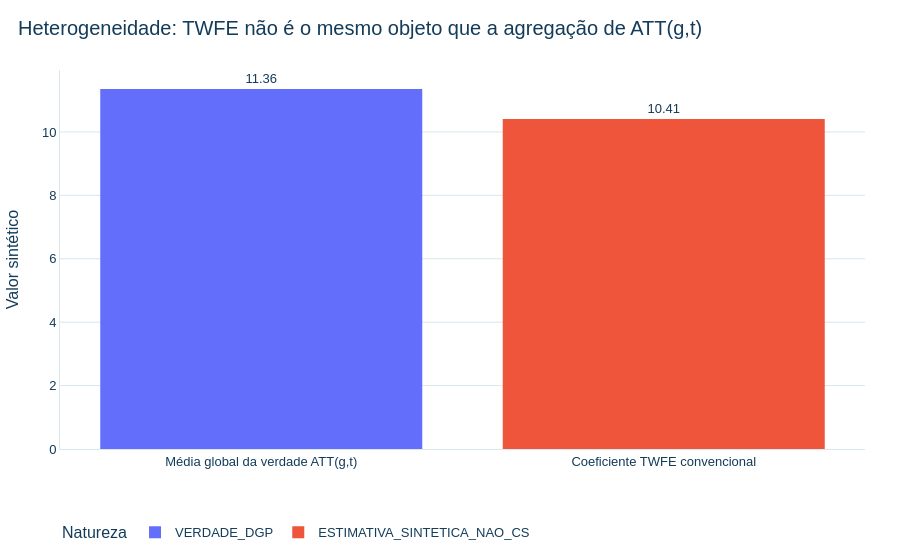

The notebook cell this image was saved under:
### Markdown cell above
## 6. Heterogeneidade e comparação TWFE exclusivamente sintética

### Code cell
heterogeneo = cenarios['HETEROGENEIDADE_FORTE']
twfe = infraestrutura.estimar_twfe_sintetico(heterogeneo.painel)
verdade_global = simulador.agregar_verdade_att(heterogeneo.verdade_att_gt, 'global').iloc[0]['att_verdadeiro_agregado']
comparacao_twfe = pd.DataFrame([
    {'objeto': 'Média global da verdade ATT(g,t)', 'valor': verdade_global, 'natureza': 'VERDADE_DGP'},
    {'objeto': 'Coeficiente TWFE convencional', 'valor': twfe['coeficiente_twfe'], 'natureza': 'ESTIMATIVA_SINTETICA_NAO_CS'},
])
comparacao_twfe.to_csv(OUT_DIAG / 'D19_twfe_sintetico.csv', index=False, encoding='utf-8-sig')
mostrar(comparacao_twfe, 10)
fig = px.bar(comparacao_twfe, x='objeto', y='valor', color='natureza', text='valor', labels={'objeto': '', 'valor': 'Valor sintético', 'natureza': 'Natureza'}, title='Heterogeneidade: TWFE não é o mesmo objeto que a agregação de ATT(g,t)')
fig.update_traces(texttemplate='%{text:.2f}', textposition='outside')
salvar_figura(fig, 'd19_02_twfe_vs_verdade_sintetica')
fig.show()

### Figure 1 — Plotly figure (JSON) as saved in the notebook; plotly's stock layout.template omitted (floating-point values rounded to 4 significant figures)
{"data": [{"hovertemplate": "Natureza=VERDADE_DGP<br>=%{x}<br>Valor sintético=%{text}<extra></extra>", "legendgroup": "VERDADE_DGP", "marker": {"color": "#636efa", "pattern": {"shape": ""}}, "name": "VERDADE_DGP", "orientation": "v", "showlegend": true, "text": [11.36], "textposition": "outside", "texttemplate": "%{text:.2f}", "type": "bar", "x": ["Média global da verdade ATT(g,t)"], "xaxis": "x", "y": [11.36], "yaxis": "y"}, {"hovertemplate": "Natureza=ESTIMATIVA_SINTETICA_NAO_CS<br>=%{x}<br>Valor sintético=%{text}<extra></extra>", "legendgroup": "ESTIMATIVA_SINTETICA_NAO_CS", "marker": {"color": "#EF553B", "pattern": {"shape": ""}}, "name": "ESTIMATIVA_SINTETICA_NAO_CS", "orientation": "v", "showlegend": true, "text": [10.41], "textposition": "outside", "texttemplate": "%{text:.2f}", "type": "bar", "x": ["Coeficiente TWFE convencional"], "xaxis": "x", "y": [10.41], "yaxis": "y"}], "layout": {"barmode": "relative", "font": {"color": "#133C5A", "family": "Arial", "size": 13}, "legend": {"title": {"text": "Natureza"}, "tracegroupgap": 0}, "paper_bgcolor": "#FFFFFF", "plot_bgcolor": "#FFFFFF", "title": {"text": "Heterogeneidade: TWFE não é o mesmo objeto que a agregação de ATT(g,t)"}, "xaxis": {"anchor": "y", "domain": [0.0, 1.0], "title": {"text": ""}}, "yaxis": {"anchor": "x", "domain": [0.0, 1.0], "title": {"text": "Valor sintético"}}}}
